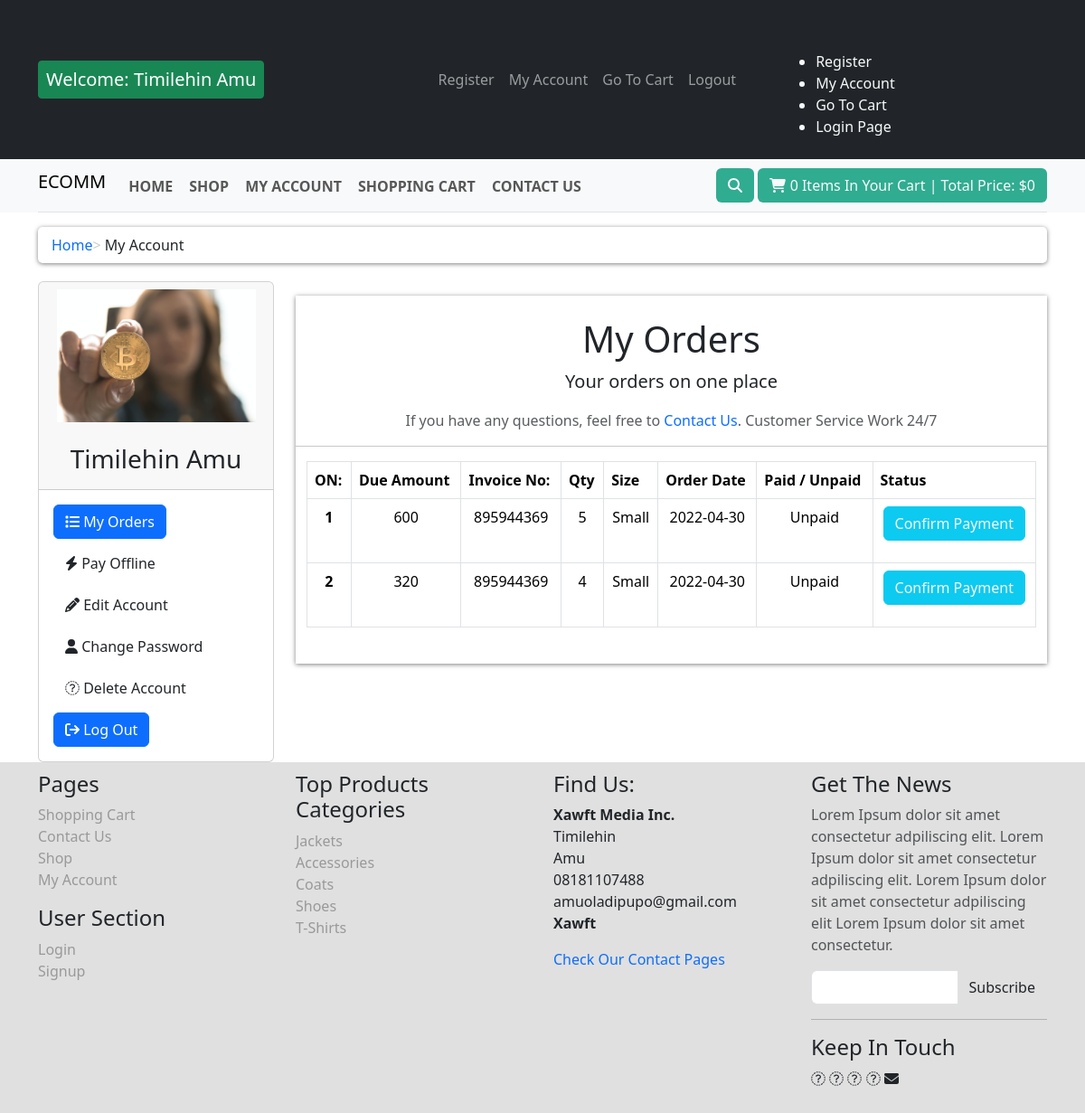
/customer/my_account.php?my_orders (signed in), run on the app's committed database.
### tables this page shows
CREATE TABLE `customer` (
  `customer_id` int(10) NOT NULL,
  `customer_name` varchar(255) NOT NULL,
  `customer_email` varchar(255) NOT NULL,
  `customer_pass` varchar(25) NOT NULL,
  `customer_city` text NOT NULL,
  `customer_country` text NOT NULL,
  `customer_contact` varchar(255) NOT NULL,
  `customer_address` varchar(255) NOT NULL,
  `customer_image` text NOT NULL,
  `customer_ip` varchar(255) NOT NULL
);

CREATE TABLE `customer_orders` (
  `order_id` int(10) NOT NULL,
  `customer_id` int(10) NOT NULL,
  `due_amount` int(100) NOT NULL,
  `invoice_no` int(100) NOT NULL,
  `qty` int(100) NOT NULL,
  `size` text NOT NULL,
  `order_date` date NOT NULL DEFAULT current_timestamp(),
  `order_status` text NOT NULL
);

### customer/my_orders.php (the view)
<center>
    <h1>My Orders</h1>
    <p class="lead">Your orders on one place</p>
    <p class="text-muted">
        If you have any questions, feel free to <a href="../contant.php" style="text-decoration: none;">Contact Us</a>. Customer Service Work 24/7
   </p>
</center>
<hr>
<div class="container">
<div class="table-responsive">
    <table class="table table-hover table-bordered">
        <thead>
            <tr>
                <th>ON: </th>
                <th>Due Amount</th>
                <th>Invoice No:</th>
                <th>Qty</th>
                <th>Size</th>
                <th>Order Date</th>
                <th>Paid / Unpaid</th>
                <th>Status</th>
            </tr>
        </thead>
        <tbody>
            <?php
            $email = $_SESSION["customer_email"];
            $get_customer = "SELECT * FROM customer WHERE customer_email = '$email'";
            $run_customer = mysqli_query($conn, $get_customer);
            while($row_c = mysqli_fetch_array($run_customer)){
                $c_id = $row_c["customer_id"];
                $get_order = "SELECT * FROM customer_orders WHERE customer_id = '$c_id'";
                $run_order = mysqli_query($conn, $get_order);
                $i = 0;
                while($row_o = mysqli_fetch_array($run_order)){
                    $order_id = $row_o["order_id"];
                    $due = $row_o["due_amount"];
                    $invoice = $row_o["invoice_no"];
                    $qty = $row_o["qty"];
                    $size = $row_o["size"];
                    $date = $row_o["order_date"];
                    $status = $row_o["order_status"];
                    $i++;
                    if($status == 'pending'){
                        $status = 'Unpaid';
                    }
                    else{
                        $status = 'Paid';
                    }
            ?>
            <tr>
                <th class="text-center"><?php echo $i;?></th>
                <td>
                    <p class="text-center"><?php echo $due;?></p>
                </td>
                <td>
                    <p class="text-center"><?php echo $invoice;?></p>
                </td>
                <td>
                    <p class="text-center"><?php echo $qty;?></p>
                </td>
                <td>
                    <p class="text-center"><?php echo $size;?></p>
                </td>
                <td>
                    <p class="text-center"><?php echo $date;?></p>
                </td>
                <td>
                    <p class="text-center"><?php echo $status;?></p>
                </td>
                <td>
                 <?php
                   if($status == "Paid"){
                    echo '';
                }
                else{
                    echo ' <p class="text-center"><a href="confirm.php?order_id='.$order_id.'" target="_blank" class="btn btn-info text-light">Confirm Payment</a></p>';
                }
                 ?>
                </td>
            </tr>
         <?php
        }
    }
    ?>
        </tbody>
    </table>
</div>
</div>

### customer/my_account.php (shortened to what this page needs)
<?php
if(!isset($_SESSION["customer_email"])){
    echo '<script>window.open("../checkout.php", "_self")</script>';
}
else{
    include("../includes/db.php");
    include("../functions/functions.php");
?>
<!DOCTYPE html>
<html lang="en">
<head>
    <link rel="stylesheet" href="../../bootstrap/css/bootstrap.min.css">
    <link rel="stylesheet" href="../../font-awesome-4.7.0/css/font-awesome.css">
    <link rel="stylesheet" href="../css/style.css">
</head>
<body>
<div class="container-fluid bg-dark">
      <div class="container">
      <nav class="navbar navbar-expand-md bg-dark navbar-dark">
      <a href="#" class="btn btn-success btn-sm navbar-brand"><?php
        if(!isset($_SESSION["customer_email"])){
            echo "Welcome: GUEST";
        }
        else{
            $mail = $_SESSION["customer_email"];
            $get_name = "SELECT * FROM customer WHERE customer_email = '$mail'";
            $run_name = mysqli_query($conn, $get_name);
            $row_name = mysqli_fetch_array($run_name);
            $name = $row_name["customer_name"];
            echo "Welcome: ". $name;
        }
        ?></a>
        <div class="collapse navbar-collapse">
        <ul class="menu navbar-nav ms-auto">
            <li class="nav-item"><a href="../customer_register.php" class="nav-link">Register</a></li>
            <li class="nav-item"><a href="../customer/my_account.php" class="nav-link">My Account</a></li>
            <li class="nav-item"><a href="../cart.php" class="nav-link">Go To Cart</a></li>
            <li class="nav-item"><?php
                if(!isset($_SESSION["customer_email"])){
                    echo '<a href="../checkout.php" class="nav-link">Login Page</a>';
                }
                else{
                    echo '<a href="../logout.php" class="nav-link">Logout</a>';
                }
                ?></li>
</ul>
        </div>
        <div class="offcanvas offcanvas-end navbar-offcanvas bg-dark text-light" id="canva">
        <ul class="menu mt-5 ms-5">
            <li class="nav-item"><a href="../customer_register.php" class="nav-link">Register</a></li>
            <li class="nav-item"><a href="../customer/my_account.php" class="nav-link">My Account</a></li>
            <li class="nav-item"><a href="../cart.php" class="nav-link">Go To Cart</a></li>
            <li class="nav-item"><a href="../checkout.php" class="nav-link">Login Page</a></li>
</ul>
        </div>
        </nav>
      </div>
       </div>
<div class="container-fluid bg-light">
    <div class="container">
        <nav class="navbar nav-tabs navbar-expand-md navbar-light">
            <h4 class="navbar-brand">ECOMM</h4>
            <div class="collapse navbar-collapse" id="canva2">
                <ul class="navbar-nav" id="nav-links">
                    <li class="nav-item"><a href="../index.php" class="nav-link">HOME</a></li>
                    <li class="nav-item"><a href="../shop.php" class="nav-link">SHOP</a></li>
                    <li class="nav-item"><a href="../customer/my_account.php" class="nav-link">MY ACCOUNT</a></li>
                    <li class="nav-item"><a href="../cart.php" class="nav-link">SHOPPING CART</a></li>
                    <li class="nav-item"><a href="../contact.php" class="nav-link">CONTACT US</a></li>
                </ul>
            </div>
            <div class="ms-auto">
                <span><button data-bs-toggle="collapse" data-bs-target="#formsearch" class="btn text-light"><i class="fa fa-search"></i></button></span>
                <span><button class="btn text-light"><i class="fa fa-shopping-cart"></i> <?php items();?> Items In Your Cart | Total Price: <?php total_price();?></button></span>
            </div>
        </nav>
    </div>
</div>
<div id="content">
    <div class="container">
        <div class="col-md-12 mt-3">
            <ul class="breadcrumb">
                <li class="padding-right: 3px;"><a style="text-decoration: none;" href="index.php">Home</a> </li>
                <li>My Account</li>
            </ul>
        </div>
        <div class="row">
       <div class="col-md-3">
        <?php include ("includes/sidebar.php"); ?>
        </div>
<div class="col-md-9">
    <div class="box mt-3 pt-4 mb-3 pb-4" style="box-shadow: 0px 1px 5px rgba(0,0,0,0.5);">
    <?php
    if(isset($_GET["my_orders"])){
        include("my_orders.php");
    }
    elseif(isset($_GET["pay_offline"])){
        include("pay_offline.php");
    }
    elseif(isset($_GET["edit_account"])){
        include("edit_account.php");
    }
    elseif(isset($_GET["change_password"])){
        include("change_password.php");
    }
    elseif(isset($_GET["delete_account"])){
        include("delete_account.php");
    }
    else{
        include("my_orders.php");
    }
    ?>
</div>
        </div>
    </div>
</div>
<?php include ("../includes/footer.php"); ?>
</body>
</html>
<?php }?>

### customer/includes/sidebar.php
<div class="card">
    <div class="card-header">
    <center>
        <?php
        $email = $_SESSION["customer_email"];
        $get_customer = "SELECT * FROM customer WHERE customer_email = '$email'";
        $run_customer = mysqli_query($conn, $get_customer);
        while($row_customer = mysqli_fetch_array($run_customer)){
            $image = $row_customer["customer_image"];
            $name = $row_customer["customer_name"];
        }
        ?>
        <img src="../images/customer-images/<?php echo $image; ?>" style="width: 220px;" alt="">
    </center>
<br>
    <h3 class="card-title text-center"><?php echo $name; ?></h3>
    </div>
    <div class="card-body">
        <ul class="nav-pills nav-stacked nav">
            <li><a  class="<?php if(isset($_GET["my_orders"])){echo "btn-primary";}?> btn" href="my_account.php?my_orders" style="text-decoration: none;">
                <i class="fa fa-list"> </i> My Orders
            </a></li>
            <li><a  class="<?php if(isset($_GET["pay_offline"])){echo "btn-primary";}?> btn mt-2" href="my_account.php?pay_offline" style="text-decoration: none;">
                <i class="fa fa-bolt"> </i> Pay Offline
            </a></li>
            <li><a  class="<?php if(isset($_GET["edit_account"])){echo "btn-primary";}?> btn mt-2" href="my_account.php?edit_account" style="text-decoration: none;">
                <i class="fa fa-pencil"> </i> Edit Account
            </a></li>
            <li><a  class="<?php if(isset($_GET["change_password"])){echo "btn-primary";}?> btn mt-2" href="my_account.php?change_password" style="text-decoration: none;">
                <i class="fa fa-user"> </i> Change Password
            </a></li>
            <li><a  class="<?php if(isset($_GET["delete_account"])){echo "btn-primary";}?> btn mt-2" href="my_account.php?delete_account" style="text-decoration: none;">
                <i class="fa fa-trash-o"> </i> Delete Account
            </a></li>
            <li><form action="logout.php" method="post"><button  class="btn-primary btn mt-2"  name="logout">
                <i class="fa fa-sign-out"> </i> Log Out
</button></form></li>
</ul>
    </div>
</div>

### css/style.css (style rules this page uses)
* { margin: 0; padding: 0; }
div.ms-auto button, .btn1 { background-color: rgb(48, 172, 145); }
div#canva2 ul li a { font-weight: bolder; }
.breadcrumb { padding: 8px 15px; margin-bottom: 20px; background-color: #fff; border-radius: 5px; box-shadow: 0px 1px 5px rgba(0,0,0,0.5); }
.breadcrumb > li + li::before { content: ">\00a0"; color: #ccc; }

### data on the page
customer: customer_name "Timilehin Amu", customer_image (picture)
customer_orders: due_amount "600", invoice_no "895944369", qty "5", size "Small", order_date "2022-04-30", order_status "Unpaid"
customer_orders: due_amount "320", invoice_no "895944369", qty "4", size "Small", order_date "2022-04-30", order_status "Unpaid"

### other printed values
$count_items "0"
$total "0"
